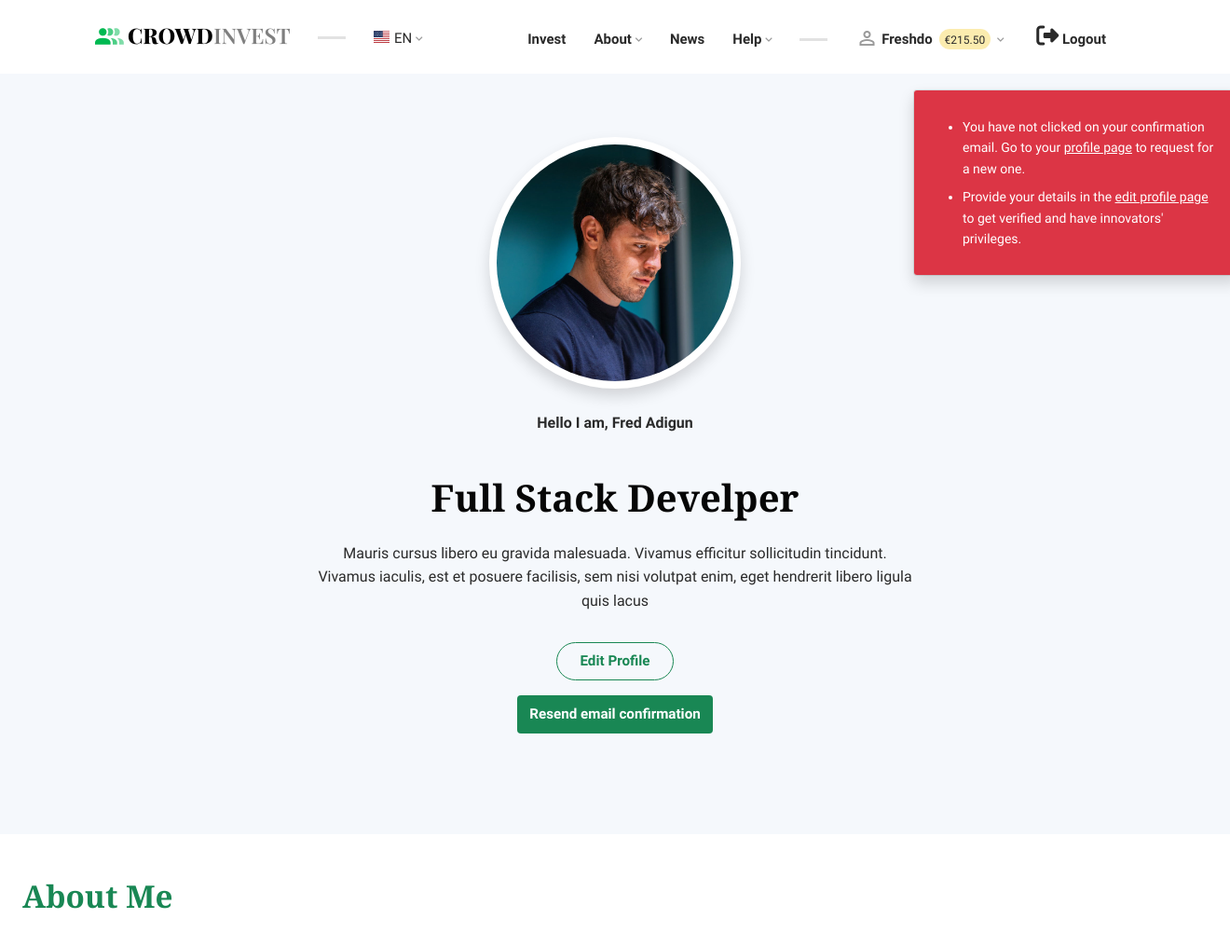
/accounts/profile (signed in, upper part), run on an earlier commit of the app's database.
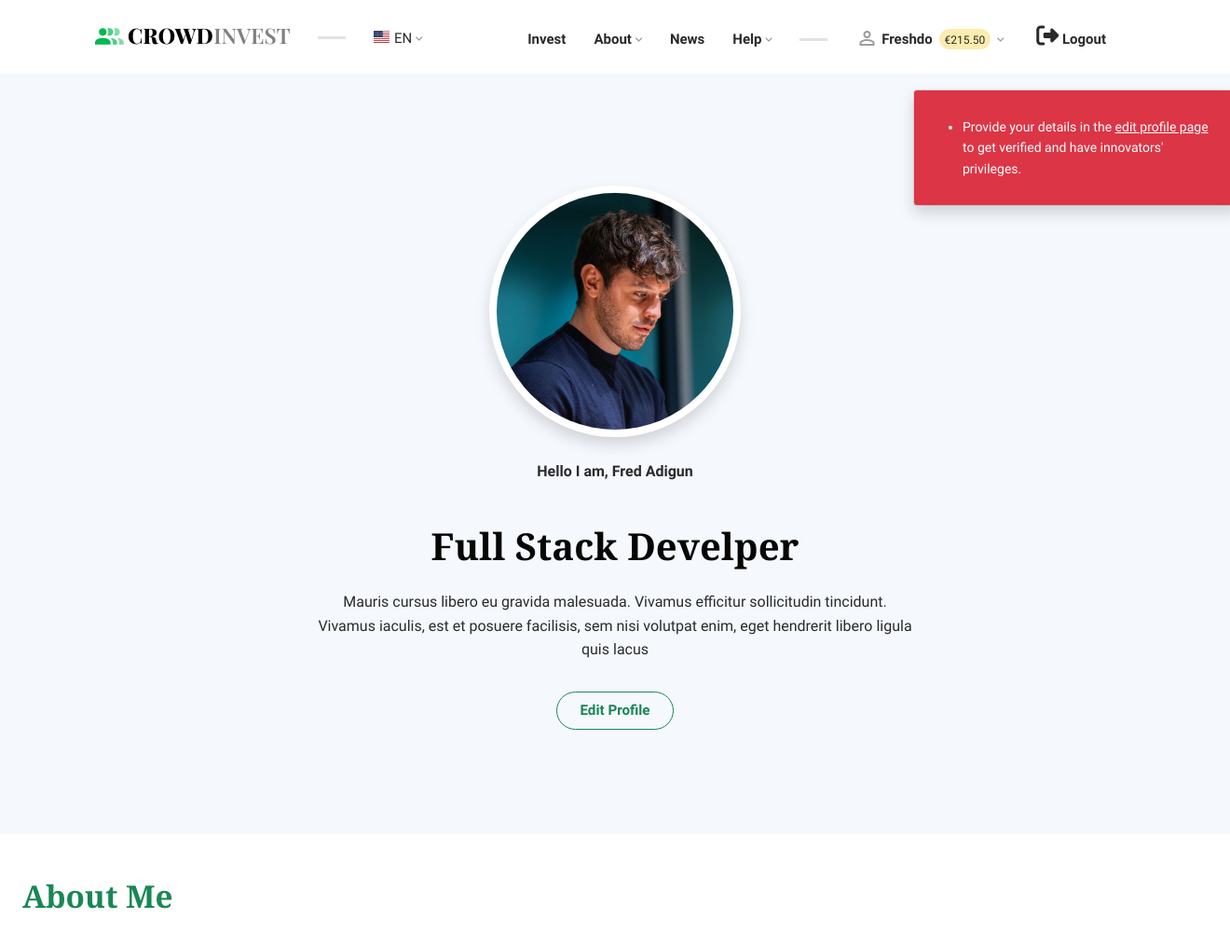
And on a later commit of the database.
### accounts/models.py (models this page shows, shortened)
class BaseUser(AbstractBaseUser, PermissionsMixin):
    last_name =                     models.CharField(max_length=256, null=True, blank=True)
    first_name =                    models.CharField(max_length=256, null=True, blank=True)
    middle_name =                   models.CharField(max_length=256, null=True, blank=True)
    username =                      models.CharField(max_length=256, unique=True, blank=True)
    date_of_birth =                 models.DateField(null=True, blank=True)
    email =                         models.EmailField(max_length=128, unique=True, blank=True)
    bio =                           models.CharField(max_length=100, null=True, blank=True)
    pfp =                           models.ImageField(upload_to=upload_location_pfp, blank=True, null=True)
    id_card =                       models.ImageField(upload_to=upload_location_id_card, blank=True, null=True)
    city =                          models.CharField(max_length=128, blank=True, null=True)
    state =                         models.CharField(max_length=128, blank=True, null=True)
    country =                       CountryField(max_length=255, null=True, blank=True)
    address =                       models.CharField(max_length=128, blank=True, null=True)
    phone_num =                     PhoneNumberField(null=True, blank=True, verbose_name="Phone Number", unique=True)
    date_joined =                   models.DateTimeField(auto_now_add=True)
    last_login =                    models.DateTimeField(auto_now=True)
    updated_at =                    models.DateTimeField(auto_now=True)
    facebook =                      models.URLField(default='https://facebook.com/')
    twitter =                       models.URLField(default='https://twitter.com/')
    instagram =                     models.URLField(default='https://instagram.com/')
    linkedin =                      models.URLField(default='https://linkedin.com/')
    is_admin =                      models.BooleanField(default=False)
    is_staff =                      models.BooleanField(default=False)
    is_active =                     models.BooleanField(default=True)
    is_superuser =                  models.BooleanField(default=False)
    is_verified =                   models.BooleanField(default=False)
    signup_confirmation =           models.BooleanField(default=False)
    USERNAME_FIELD = "email"
    REQUIRED_FIELDS = ['username', ]
    objects = BaseUserMgr()

class Innovator(models.Model):
    user =                          models.OneToOneField(BaseUser, on_delete=models.CASCADE)
    innovations_count =             models.IntegerField(default=0)
    upvotes_received =              models.IntegerField(default=0)
    downvotes_received =            models.IntegerField(default=0)
    reputation_score =              models.IntegerField(default=0)
    is_project_mgr =                models.BooleanField(default=False)
    is_investor =                   models.BooleanField(default=False)
    USERNAME_FIELD = "email"
    REQUIRED_FIELDS = ['username', ]

### accounts/views.py (the view)
# urls.py: path('profile', views.profile, name='profile'),
def profile(request):
    if not request.user.is_authenticated:
        return redirect('accounts:innovator_login')
    try:
        user = Innovator.objects.get(user__username=request.user.username)
    except Innovator.DoesNotExist:
        return HttpResponse('User Not Found!')
    return render(request, 'accounts/profile.html', {
        'user': user
    })

### accounts/templates/accounts/profile.html (shortened to what this page needs)
{% extends 'base.html' %}
{% load static %}
{% block content %}
<!doctype html>
    <html lang="en">
    <head>
        <link rel="stylesheet" href="https://cdnjs.cloudflare.com/ajax/libs/font-awesome/4.7.0/css/font-awesome.min.css">
        <link rel="stylesheet" href="https://cdn.jsdelivr.net/npm/bootstrap@4.6.2/dist/css/bootstrap.min.css">
        <link
        rel="stylesheet"
        href="https://cdnjs.cloudflare.com/ajax/libs/animate.css/4.1.1/animate.min.css"/>
        <link rel="stylesheet" href="{% static 'accounts/css/bootstrap.min.css' %}">
        <link rel="stylesheet" href="https://cdn.jsdelivr.net/npm/bootstrap-icons@1.7.2/font/bootstrap-icons.css">
        <link rel="stylesheet" type="text/css" href="{% static 'accounts/css/style.css' %}" />
        <link rel="stylesheet" href="{% static 'css/materialdesignicons.css' %}">
	<link rel="stylesheet" href="{% static 'css/bootstrap-grid.css' %}">
	<link rel="stylesheet" href="{% static 'css/fancybox.css' %}">
	<link rel="stylesheet" href="{% static 'css/style.css' %}">
    </head>
        <div  class="main-content">
                <ul>
                    {% if not user.user.signup_confirmation or not user.user.is_verified %}
                        <div class="col-lg-8 col-xl-5 toastDiv mt-5 mx-auto">
                        <div class="card toast mb-2 bg-danger animate__animated animate__pulse" role="alert" data-delay="10" aria-live="assertive" aria-atomic="true" data-autohide="false" style="margin: auto">
                        <div class="toast-body text-white m-2">
                            {% if not user.user.signup_confirmation %}
                            <li class="" style="list-style: disc;">You have not clicked on your confirmation email. Go to your
                                <a href="{% url 'accounts:profile' %}" class="text-white text-decoration-underline">profile page</a>
                                 to request for a new one.
                            </li>
                            {% endif %}
                            {% if not user.user.is_verified %}
                            <li class="" style="list-style: disc;">Provide your details in the
                                <a href="{% url 'accounts:edit_profile' %}" class="text-white text-decoration-underline">edit profile page</a>
                                to get verified and have innovators' privileges.
                            </li>
                            {% endif %}
                        </div>
                        </div>
                    </div>
                    {% endif %}
                </ul>
            <div class="profile-head">
               <div class="row vh-100 profile-top mt-1">
                   <div class="col-xl-6 text-center mx-auto align-self-center mb-2">
                        <div class="imgcover mb-4">
                            <img src="{% static 'accounts/images/square.jpg' %}" class="rounded-pill bg-white p-2 shadow" alt="">
                        </div>
                        <b class="fs-6">Hello I am, {{user.user.first_name}} {{user.user.last_name}}</b>
                        <h1 class="fw-bold mb-4 fs-1">Full Stack Develper</h1>
                        <p>Mauris cursus libero eu gravida malesuada. Vivamus efficitur sollicitudin tincidunt. Vivamus iaculis, est et posuere facilisis, sem nisi volutpat enim, eget hendrerit libero ligula quis lacus</p>
                        <a href="{% url 'accounts:edit_profile' %}" class="btn btn-outline-success fw-bolder fs-7 px-4 py-2 mt-3 rounded-pill">Edit Profile</a>
                        {% if not user.user.signup_confirmation %}
                        <div class="mb-5">
                            <a href="{% url 'accounts:resend_email_activation' %}" class="request-email-btn btn fw-bolder fs-7 py-2 mt-3 bg-success text-white">Resend email confirmation</a>
                        </div>
            {% endif %}
                    </div>
               </div>
            </div>
            <div id="about" class="about px-4 bg-white py-5">
                <div class="titie-row row mb-3">
                    <h2 class="fw-bolder text-success">About Me</h2>
                </div>
            </div>
            </div>
    <body>
</body>
</html>
{% endblock content %}

### templates/base.html (shortened to what this page needs)
{% load static %}
<!doctype html>
<html lang="en" class="no-js">
<head>
    <link rel="stylesheet" href="https://cdnjs.cloudflare.com/ajax/libs/font-awesome/6.4.0/css/all.min.css">
	<link rel="stylesheet" href="{% static 'css/materialdesignicons.css' %}">
	<link rel="stylesheet" href="{% static 'css/bootstrap-grid.css' %}">
	<link rel="stylesheet" href="{% static 'css/fancybox.css' %}">
	<link rel="stylesheet" href="{% static 'css/style.css' %}">
</head>
<body class="home navbar-sticky">
	<header id="top-header" class="site-header">
		<div class="container">
			<div class="site-identity p-0">
				<a href="index.html" class="site-title"><img src="{% static 'images/logo.png' %}" class="custom-logo" width="209" height="18" alt="CrowdsourceIt"></a>
			</div>
			<nav class="language-navigation">
				<ul id="language-menu" class="menu">
					<li class="menu-item-has-children">
						<a href="index.html"><img src="{% static 'images/en.svg' %}" width="17" alt=""><span>En<em class="mdi mdi-chevron-down"></em></span></a>
					</li>
				</ul>
			</nav>
			<nav class="main-navigation">
				<ul id="menu-main" class="menu px-3">
					<li><a href="projects.html"  style="font-weight: 600;">Invest</a></li>
					<li class="menu-item-has-children">
						<a href="about.html"  style="font-weight: 600;">About<em class="mdi mdi-chevron-down"></em></a>
					</li>
					<li><a href="news.html"  style="font-weight: 600;">News</a></li>
					<li class="menu-item-has-children">
						<a href="help.html"  style="font-weight: 600;">Help<em class="mdi mdi-chevron-down"></em></a>
					</li>
					<li class="menu-account menu-item-has-children">
						<a href="account-overview.html">
                            <em class="mdi mdi-account-outline"></em>
                            <span class="account-details">
                                <span class="account-name" style="font-weight: 600;">
                                    {% if request.user.is_authenticated %}
                                    {{ request.user.username }}
                                    {% else %}
                                    Guest
                                    {% endif %}
                                </span>
                                <span class="account-balance">
                                    <strong class="account-balance-amount">€215.50</strong>
                                </span>
                            </span>
                            <em class="mdi mdi-chevron-down"></em>
                        </a>
					</li>
                    {% if request.user.is_authenticated %}
                    <li class="account-logout" style="margin-left: 20px;">
                        <a href="{% url 'accounts:sign_out' %}"  style="font-weight: 600;">
                            <i style="font-size: 24px;" class="fa-solid fa-right-from-bracket"></i>
                            Logout
                        </a>
                    </li>
                    {% endif %}
				</ul>
			</nav>
		</div>
	</header>
    <main class="site-section section-main dottedd-pattern dotted-pattern-top-lefdt">
        {% block content %}
        {% endblock %}
    </main>
</body>
</html>

### accounts/static/accounts/css/style.css (style rules this page uses)
* { margin: 0px; padding: 0px; list-style: none; }
img { max-width: 100%; }
a { text-decoration: none; outline: none; color: #444; }
ul { margin-bottom: 0; padding-left: 0; }
html, body { height: 100%; font-family: "Poppins"; }
p { margin-bottom: 0px; width: 100%; }
::placeholder { color: #747f8a !important; font-size: 13px; opacity: 0.5 !important; }
h1, h2, h3, h4, h5, h6 { color: #545454; }
body { background-color: #f5f8fc !important; -webkit-font-smoothing: antialiased; -moz-osx-font-smoothing: grayscale; text-rendering: optimizeLegibility; color: #6A6A6A; overflow-x: hidden; }
.fs-7 { font-size: 0.95rem; }
html { scroll-behavior: auto; scroll-behavior: smooth; }
.profile-head img { max-width: 270px; }

### accounts/templates/accounts/profile.html (style rules this page uses)
@media (max-width:1999px) { .profile-top { margin-top: -150px; } }
@media (min-width: 1200px) { .toastDiv { position: absolute; right: -110px; top: 3rem; z-index: 5 } }

What changed in the data, as far as the page shows it:
changed BaseUser "Freshdo": signup_confirmation False → True (drawn)
Also different on the page:
text no longer shown: "You have not clicked on your confirmation email. Go to your profile page to request for a new one. Resend email confirmation"
